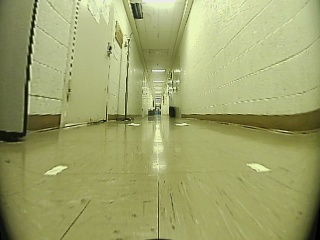
#> input picture robot2Map/four_points.jpg, 320 x 240 px
$ python computeTransform.py
#> lines starting #> are read from the running program, lines starting #| are printed output that depends on the picture
import cv2
import numpy as np
import skimage
import skimage.io

# Experimental description
#
# Four pieces of paper were laid out in the hallway with marked corners at
# measured distances from the BARC robot's camera. With the camera center at
# (0,0), two pieces of paper wer placed with corners marking 12" in front of the
# camera, 12" to either side ((12", 12") and (-12", 12")). The next two were
# place 60" from the camera, again 12" to either side of the camera axis ((12",
# 60"), (-12", 60")). See photo experimental_setup.jpg for clarification.
#
# A photo of this layout was captured from the robot camera and the pixel
# coordinates of each point marked with paper were measured using
# skimage.io.imshow. These points are recorded in the array img_points below.
#
# To compute a perspective transform between these sets of points, we had to
# decide on a pixel scale for the world view, and an output size for the warped
# image. The constants below were picked mostly by hand tuning so that the
# warped image still has the vehicle camera centered at the bottom of the image
# and shows as far down the hallway as possible.


# Array of points measured from image four_points.jpg
img = skimage.io.imread('four_points.jpg')
#> img is the input picture: shape (240, 320, 3); mean R, G, B 158.4, 163.5, 107.7
img_points = np.array([[55.2, 174.7], [258.0, 171.8], [136.6, 125.8], [179.8, 125.9]], dtype="float32")

# Constants for warped image output
w = 480
h = 640
scale = 4 #pixels per inch in top-down view
# Array of corresponding world coordinates from top down view (x,y) plane
world_points = np.array([[w/2 - 12*scale, h - 12*scale], [w/2 + 12*scale, h - 12*scale], [w/2 - 12*scale, h - 60*scale], [w/2 + 12*scale, h - 60*scale]], dtype="float32")

# Get perspective transformation matrix
# This matrix will transform from car camera view to an isometric top-down view
# of the floor (essentially a map view).
M = cv2.getPerspectiveTransform(img_points, world_points)
np.save("perspTransformMatrix.npy", M)

# Warp source image to top-down view
img_warp = cv2.warpPerspective(img, M, (w,h))
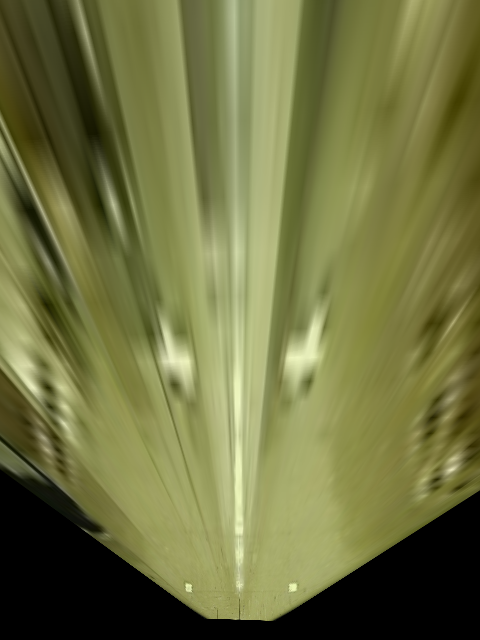
#> img_warp: shape (640, 480, 3); mean R, G, B 111.6, 114, 64.9
skimage.io.imsave('four_points_warp.jpg', img_warp)

$ run again, with robot2Map/experimental_setup.jpg copied over robot2Map/four_points.jpg
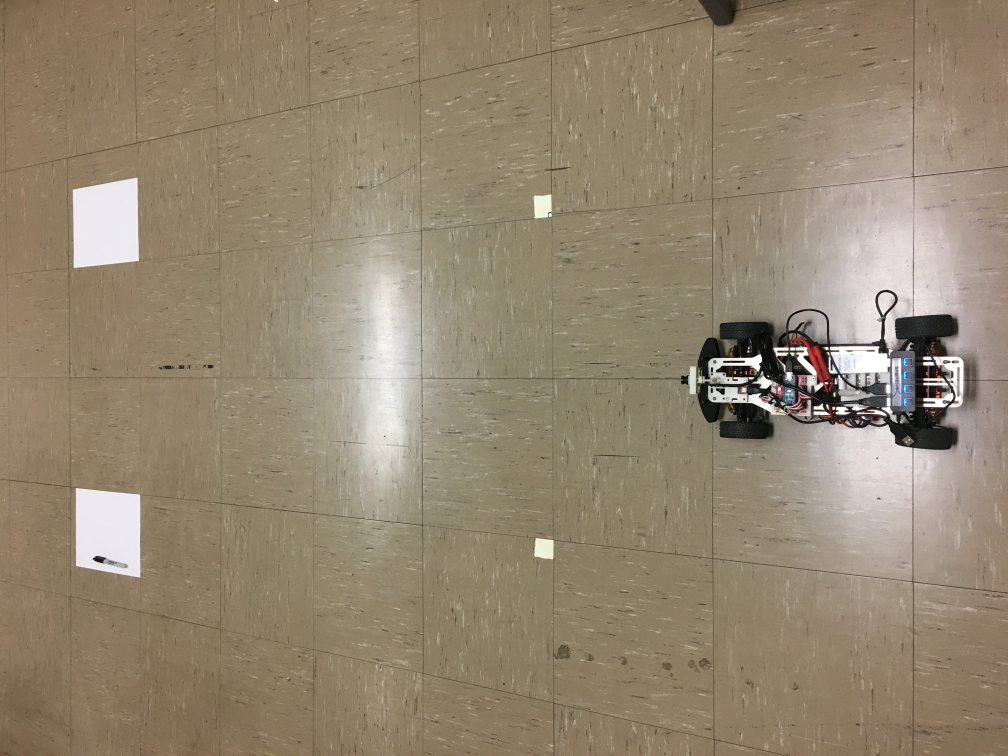
#> input picture robot2Map/experimental_setup.jpg, 4032 x 3024 px (shown at 1/4 size)
#> img is the input picture: shape (3024, 4032, 3); mean R, G, B 148.6, 134.4, 112.8
#> `img_warp = cv2.warpPerspective(img, M, (w,h))`:
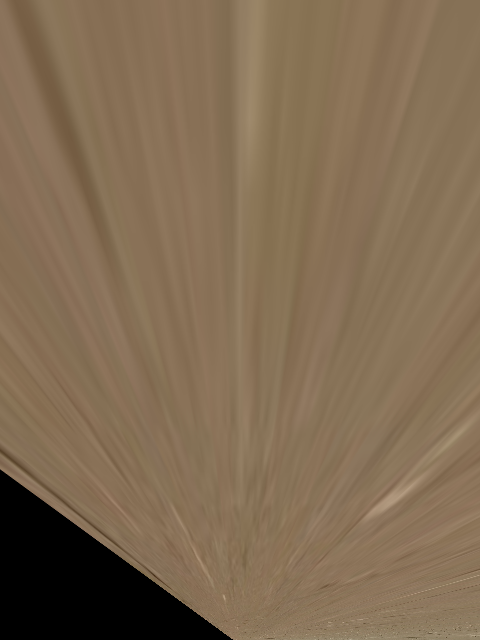
#> img_warp: shape (640, 480, 3); mean R, G, B 127.9, 106.6, 81.8
